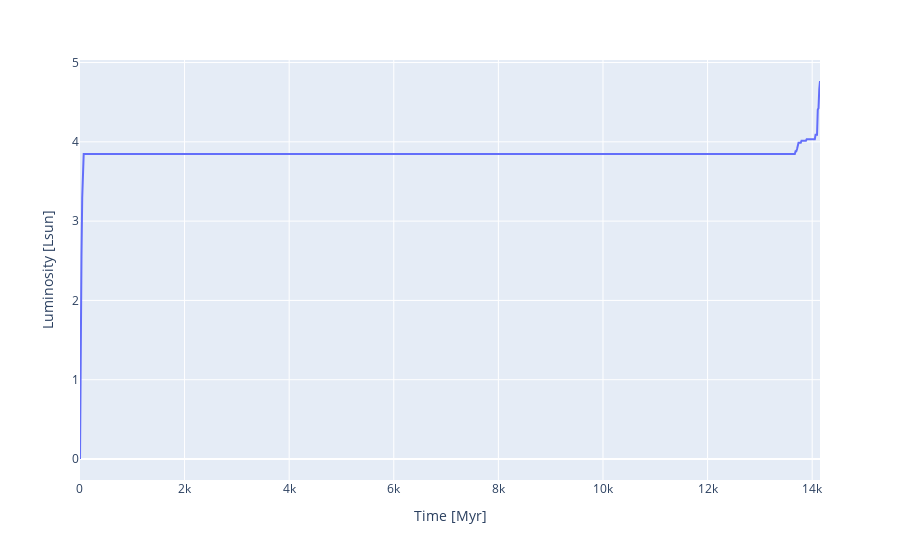

The notebook cell this image was saved under:
### Code cell
fig = px.line(x = timestamps, y = cumulative_luminosity)
fig.update_xaxes(title="Time [Myr]")
fig.update_yaxes(title="Luminosity [Lsun]")

### Figure 1 — Plotly figure (JSON) as saved in the notebook; plotly's stock layout.template omitted (floating-point values rounded to 4 significant figures; data arrays with more than 128 entries replaced by an {"elided": "..."} marker saying what was removed)
{"data": [{"hovertemplate": "x=%{x}<br>y=%{y}<extra></extra>", "legendgroup": "", "line": {"color": "#636efa", "dash": "solid"}, "mode": "lines", "name": "", "orientation": "v", "showlegend": false, "type": "scatter", "x": {"elided": "1000 float values"}, "xaxis": "x", "y": {"elided": "1000 float values"}, "yaxis": "y"}], "layout": {"legend": {"tracegroupgap": 0}, "margin": {"t": 60}, "xaxis": {"anchor": "y", "domain": [0, 1], "title": {"text": "Time [Myr]"}}, "yaxis": {"anchor": "x", "domain": [0, 1], "title": {"text": "Luminosity [Lsun]"}}}}
